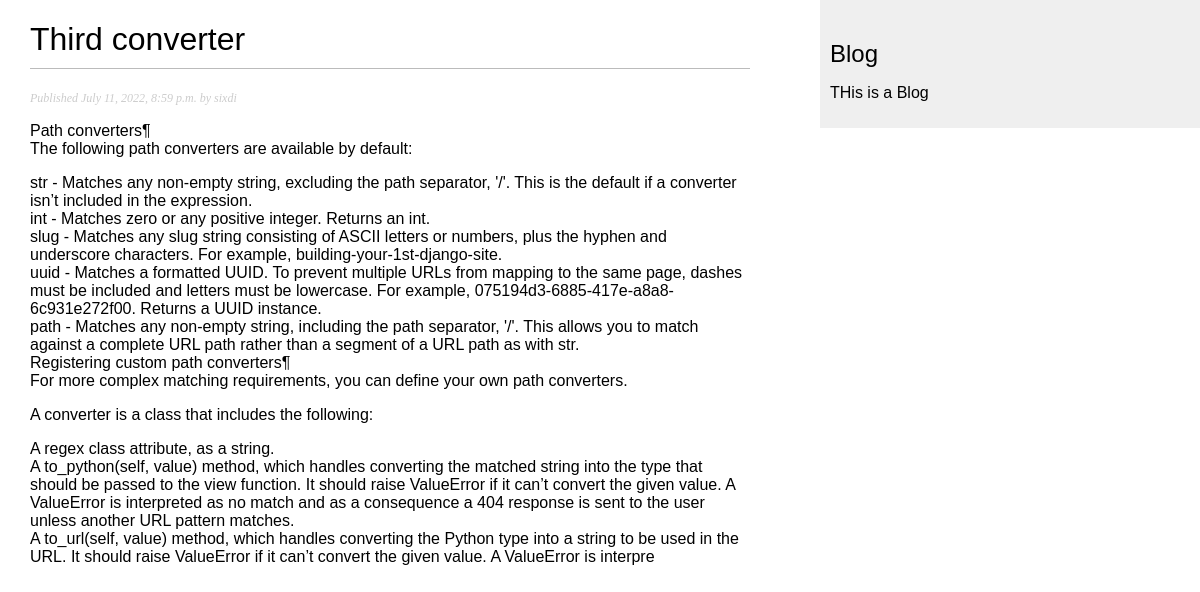
/blog/2022/7/11/third-converter, run on the app's committed database.
### blog/models.py (models this page shows, shortened)
class Post(models.Model):
    STATUS_CHOICE = (
        ('draft', 'Draft'),
        ('published', 'Published'),
    )
    title = models.CharField(max_length=250)
    slug = models.SlugField(max_length=250, unique_for_date='publish')
    author = models.ForeignKey(User, on_delete=models.CASCADE, related_name='blog_posts')
    body = models.TextField()
    publish = models.DateTimeField(default=timezone.now)
    created = models.DateTimeField(auto_now_add=True)
    updated = models.DateTimeField(auto_now=True)
    status = models.CharField(max_length=10, choices=STATUS_CHOICE, default='draft')
    class Meta:
        ordering = ('-publish', )
    objects = models.Manager()
    published = PublishedManager()

### blog/views.py (the view)
# urls.py: path('<int:year>/<int:month>/<int:day>/<slug:post>', views.post_detail, name='post_detail'),
def post_detail(request, year, month, day, post):
    post = get_object_or_404(Post, slug=post, status='published',
                             publish__year=year, publish__month=month, publish__day=day)
    return render(request, 'blog/post/detail.html', {'post': post})

### templates/blog/post/detail.html
{% extends 'blog/base.html' %}
{% block content %}
<h1>{{ post.title}}</h1>
<p class="date">
    Published {{post.publish}} by {{post.author}}
</p>
{{post.body|linebreaks}}
{% endblock %}

### static/css/blog.css (style rules this page uses)
body { margin:0; padding:0; font-family:helvetica, sans-serif; }
h1 { font-weight:normal; border-bottom:1px solid #bbb; padding:0 0 10px 0; }
p.date { color:#ccc; font-family: georgia, serif; font-size: 12px; font-style: italic; }

### data on the page
Post: title "Third converter", publish "July 11, 2022, 8:59 p.m.", author "sixdi", body "Path converters¶ The following path converters are available by default: str - Matches any non-empty string, excluding the path separator, '/'. This is the default if a converter isn’t included in the expression. int - Matches zero or any positive integer. Returns an int. slug - Matches any slug string consisting of ASCII letters or numbers, plus the hyphen and underscore characters. For example, building-your-1st-django-site. uuid - Matches a formatted UUID. To prevent multiple URLs from mapping to the same page, dashes must be included and letters must be lowercase. For example, 075194d3-6885-417e-a8a8-6c931e272f00. Returns a UUID instance. path - Matches any non-empty string, including…"
